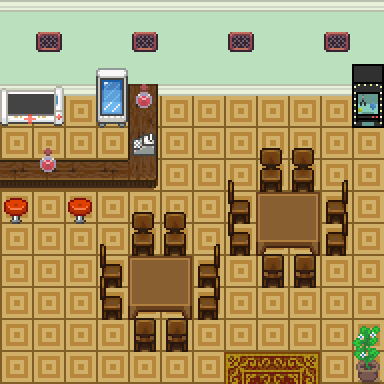

Tiled map render using the project's own tile images. Description and the map definition, with tile-layer contents summarised, below:
An orthogonal 12x12 tile map with 32x32 px tiles, 4 tile layers (Tile Layer 1, Tile Layer 5, Tile Layer 4, Above Player), 4 tilesets and 33 objects (26x event, 7x collision).

<map version="1.10" tiledversion="1.10.2" orientation="orthogonal" renderorder="right-down" width="12" height="12" tilewidth="32" tileheight="32" infinite="0" nextlayerid="7" nextobjectid="44">
 <properties>
  <property name="edges" value="clamped" />
  <property name="inside" type="bool" value="true" />
  <property name="map_type" value="notype" />
  <property name="scenario" value="spyder" />
  <property name="slug" value="cotton_cafe" />
 </properties>
 <tileset firstgid="1" source="../gfx/tilesets/core_set pieces.tsx" />
 <tileset firstgid="1551" source="../gfx/tilesets/core_outdoor.tsx" />
 <tileset firstgid="4326" source="../gfx/tilesets/core_indoor_floors.tsx" />
 <tileset firstgid="8190" source="../gfx/tilesets/core_indoor_walls.tsx" />
 <layer id="1" name="Tile Layer 1" width="12" height="12">
  <data>[144 cells, 144 non-empty, 4 distinct tile ids]</data>
 </layer>
 <layer id="2" name="Tile Layer 5" width="12" height="12">
  <data>[144 cells, 46 non-empty, 28 distinct tile ids]</data>
 </layer>
 <layer id="3" name="Tile Layer 4" width="12" height="12">
  <data>[144 cells, 9 non-empty, 4 distinct tile ids]</data>
 </layer>
 <layer id="4" name="Above Player" width="12" height="12">
  <data>[144 cells, 17 non-empty, 5 distinct tile ids]</data>
 </layer>
 <objectgroup color="#ff0000" id="5" name="Collisions">
  <object id="1" type="collision" x="0" y="160" width="160" height="32" />
  <object id="2" type="collision" x="128" y="96" width="32" height="96" />
  <object id="3" type="collision" x="0" y="0" width="384" height="96" />
  <object id="5" type="collision" x="352" y="64" width="32" height="64" />
  <object id="9" type="collision" x="128" y="256" width="64" height="64" />
  <object id="10" type="collision" x="256" y="192" width="64" height="64" />
  <object id="11" type="collision" x="352" y="352" width="32" height="32" />
 </objectgroup>
 <objectgroup color="#ffff00" id="6" name="Events">
  <!-- 26 objects omitted --></objectgroup>
</map>
<!-- 26 of 33 objects omitted -->
